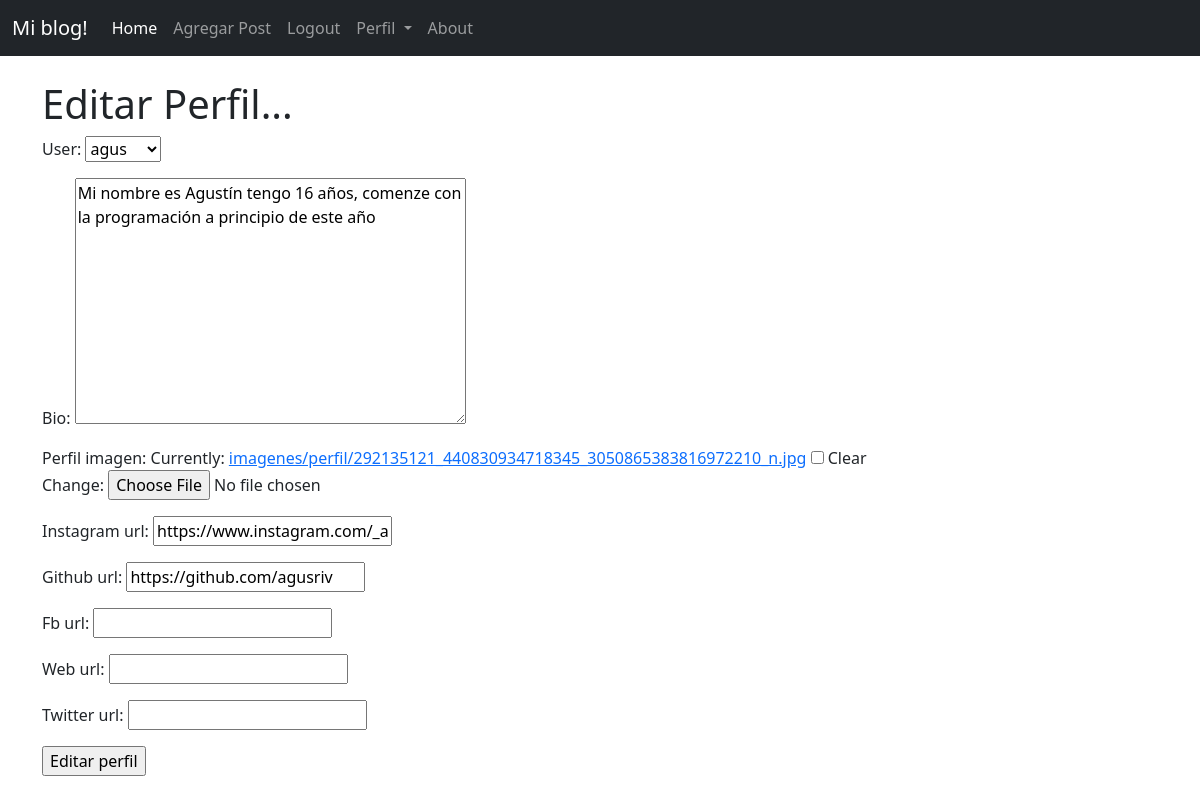
Page /appblog2/1/edit_perfil_page/ (signed in) on the earlier database version.
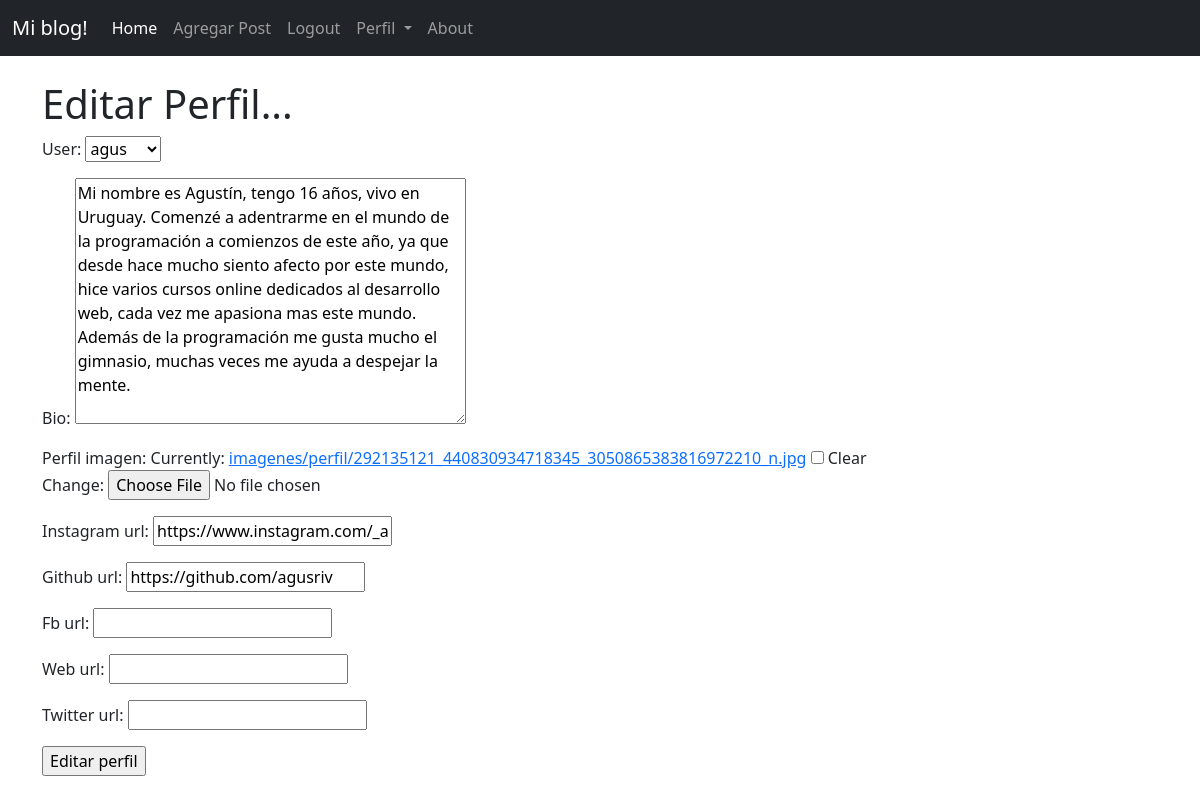
Same page on the later database version.
### appblog/models.py (models this page shows, shortened)
class Perfil(models.Model):
    user = models.OneToOneField(User, null=True, on_delete=models.CASCADE)
    bio = models.TextField()
    perfil_imagen = models.ImageField(null=True, blank=True, upload_to="imagenes/perfil/")
    Instagram_url = models.CharField(max_length=255, null=True, blank=True)
    github_url =  models.CharField(max_length=255, null=True, blank=True)
    fb_url = models.CharField(max_length=255, null=True, blank=True)
    web_url =  models.CharField(max_length=255, null=True, blank=True)
    Twitter_url = models.CharField(max_length=255, null=True, blank=True)

### appblog2/views.py (the view)
# urls.py: path('<pk>/edit_perfil_page/', EditProfilePageView.as_view(), name='edit_profile_page'),
class EditProfilePageView(generic.UpdateView):
    model = Perfil
    template_name = 'registration/edit_profile_page.html'
    fields = ['user', 'bio', 'perfil_imagen', 'Instagram_url', 'github_url', 'fb_url', 'web_url', 'Twitter_url']
    success_url = reverse_lazy('inicio')

### appblog2/templates/registration/edit_profile_page.html (shortened to what this page needs)
{% extends 'appblog/base.html' %}
{% block contenido %}
{% if request.user.is_authenticated %}
    <h1> Editar Perfil... </h1>
    <form method="post" enctype="multipart/form-data">
    {{form.as_p }}
    <input type="submit" value="Editar perfil">
    </form>
    </div>
{% else %}
No has iniciado sesion
{% endif %}
{% endblock %}

Differences in the rows shown:
changed Perfil "agus": bio "Mi nombre es Agustín tengo 16 años, comenze con la programación a principio de este año" → "Mi nombre es Agustín, tengo 16 años, vivo en Uruguay. Comenzé a adentrarme en el mundo de la programación a comienzos de este año, ya que desde hace mucho siento afecto por este mundo, hice varios cursos online dedicados al desarrollo web, cada vez me apasiona mas este mundo. Además de la programación me gusta mucho el gimnasio, muchas veces me ayuda a despejar la mente."
